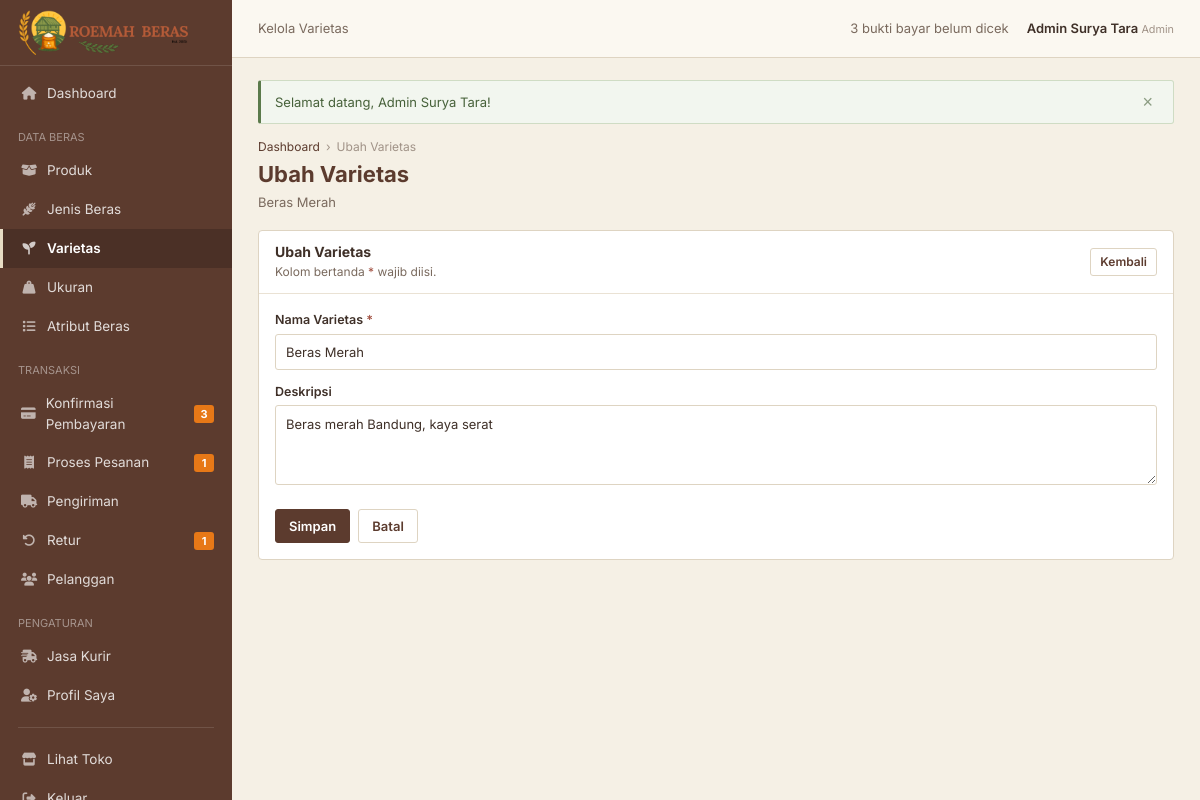
/admin/Varietas/edit.php?id=5 (signed in), run on the app's committed database.
### tables this page shows
CREATE TABLE `varietas` (
  `id_varietas`   INT(11) NOT NULL AUTO_INCREMENT,
  `nama_varietas` VARCHAR(100) NOT NULL,
  `deskripsi`     TEXT DEFAULT NULL,
  PRIMARY KEY (`id_varietas`)
);

### admin/Varietas/edit.php (called while the page is built, shortened)
<?php
require __DIR__ . '/../sidebar.php';
$idVarietas = (int)($_GET['id'] ?? 0);
$stmt = $pdo->prepare('SELECT * FROM varietas WHERE id_varietas = ?');
$stmt->execute([$idVarietas]);
$lama = $stmt->fetch();
$data   = $lama;
$data['deskripsi'] = (string)($data['deskripsi'] ?? '');
$judul = 'Ubah Varietas';
admin_header('Kelola Varietas', 'varietas');
page_header('Ubah Varietas', $lama['nama_varietas']);
require __DIR__ . '/form.php';
admin_footer();

### admin/Varietas/form.php (the view, shortened to what this page needs)
<div class="panel">
    <div class="panel-head">
        <div><h2><?= h($judul) ?></h2><p>Kolom bertanda <span style="color:var(--danger)">*</span> wajib diisi.</p></div>
        <a href="<?= url('admin/Varietas/index.php') ?>" class="btn-a outline sm">Kembali</a>
    </div>
    <div class="panel-body">
        <form method="POST">
            <div class="form-grid-a">
                <div class="full">
                    <label class="label-a">Nama Varietas <span class="req">*</span></label>
                    <input name="nama_varietas" class="input-a" value="<?= h($data['nama_varietas']) ?>" required>
                </div>
                <div class="full">
                    <label class="label-a">Deskripsi</label>
                    <textarea name="deskripsi" class="textarea-a"><?= h($data['deskripsi']) ?></textarea>
                </div>
            </div>
            <div style="display:flex;gap:8px;margin-top:18px">
                <button class="btn-a">Simpan</button>
                <a href="<?= url('admin/Varietas/index.php') ?>" class="btn-a outline">Batal</a>
            </div>
        </form>
    </div>
</div>

### admin/sidebar.php (shortened to what this page needs)
<?php
require_once __DIR__ . '/../config/koneksi.php';
function admin_counts(): array
{
    global $pdo;
    static $c = null;
    if ($c === null) {
        $c = [
            'bayar'  => (int)$pdo->query("SELECT COUNT(*) FROM pembayaran WHERE status_pembayaran = 'Sudah Upload Bukti'")->fetchColumn(),
            'proses' => (int)$pdo->query("SELECT COUNT(*) FROM pesanan WHERE status_pesanan = 'Diproses'")->fetchColumn(),
            'retur'  => (int)$pdo->query("SELECT COUNT(*) FROM retur WHERE status_retur IN ('Menunggu Verifikasi','Barang Retur Dikirim')")->fetchColumn(),
            'stok'   => (int)$pdo->query("SELECT COUNT(*) FROM produk WHERE stok <= 5")->fetchColumn(),
        ];
    }
    return $c;
}
function admin_header(string $title, string $active): void
{
    $c = admin_counts();
    $menu = [
        ['', 'Dashboard', 'admin/dashboard.php', 'fa-house', 'dashboard', 0],
        ['DATA BERAS'],
        ['', 'Produk', 'admin/Produk/index.php', 'fa-box-open', 'produk', $c['stok']],
        ['', 'Jenis Beras', 'admin/Jenis/index.php', 'fa-wheat-awn', 'jenis_beras', 0],
        ['', 'Varietas', 'admin/Varietas/index.php', 'fa-seedling', 'varietas', 0],
        ['', 'Ukuran', 'admin/ukuran/index.php', 'fa-weight-hanging', 'ukuran', 0],
        ['', 'Atribut Beras', 'admin/atribut.php', 'fa-list', 'atribut', 0],
        ['TRANSAKSI'],
        ['', 'Konfirmasi Pembayaran', 'admin/pembayaran.php', 'fa-credit-card', 'pembayaran', $c['bayar']],
        ['', 'Proses Pesanan', 'admin/pesanan.php', 'fa-receipt', 'pesanan', $c['proses']],
        ['', 'Pengiriman', 'admin/pengiriman.php', 'fa-truck', 'pengiriman', 0],
        ['', 'Retur', 'admin/retur.php', 'fa-rotate-left', 'retur', $c['retur']],
        ['', 'Pelanggan', 'admin/pelanggan.php', 'fa-users', 'pelanggan', 0],
        ['PENGATURAN'],
        ['', 'Jasa Kurir', 'admin/jasa_kurir/index.php', 'fa-truck-fast', 'jasa_kurir', 0],
        ['', 'Profil Saya', 'admin/profil.php', 'fa-user-gear', 'profil', 0],
    ];
    ?>
<!DOCTYPE html>
<html lang="id">
<head>
    <link rel="stylesheet" href="https://cdnjs.cloudflare.com/ajax/libs/font-awesome/6.5.0/css/all.min.css">
    <link rel="stylesheet" href="<?= asset('admin/CSS/sidebar.css') ?>">
<?php foreach ((array)($GLOBALS['pageCss'] ?? []) as $css): ?>
    <link rel="stylesheet" href="<?= asset($css) ?>">
<?php endforeach; ?>
</head>
<body class="admin-body">
<div class="admin-wrapper">
    <aside class="sidebar" id="sidebar">
        <div class="sidebar-brand">
            <img src="<?= asset('images/logo.png') ?>" alt="<?= h(TOKO_NAMA) ?>" class="sidebar-logo">
        </div>
        <nav class="sidebar-menu">
            <?php foreach ($menu as $m): ?>
                <?php if (count($m) === 1): ?>
                    <div class="sidebar-section-title"><?= h($m[0]) ?></div>
                <?php else: ?>
                    <a href="<?= url($m[2]) ?>" class="menu-item <?= $active === $m[4] ? 'active' : '' ?>">
                        <i class="fas <?= $m[3] ?>"></i><span><?= h($m[1]) ?></span>
                        <?php if ($m[5] > 0): ?><span class="menu-badge"><?= (int)$m[5] ?></span><?php endif; ?>
                    </a>
                <?php endif; ?>
            <?php endforeach; ?>
            <div class="sidebar-divider"></div>
            <a href="<?= url('index.php') ?>" class="menu-item" target="_blank"><i class="fas fa-store"></i><span>Lihat Toko</span></a>
            <a href="<?= url('admin/logout.php') ?>" class="menu-item logout-item" onclick="return confirm('Keluar dari panel?')"><i class="fas fa-right-from-bracket"></i><span>Keluar</span></a>
        </nav>
    </aside>
    <main class="main-content">
        <header class="topbar">
            <div class="topbar-left">
                <span class="topbar-title"><?= h($title) ?></span>
            </div>
            <div class="topbar-right">
                <?php if ($c['bayar'] > 0): ?>
                <a href="<?= url('admin/pembayaran.php?status=Sudah+Upload+Bukti') ?>" class="notification-button"><?= $c['bayar'] ?> bukti bayar belum dicek</a>
                <?php endif; ?>
                <a href="<?= url('admin/profil.php') ?>" class="admin-profile">
                    <span class="admin-name"><?= h($_SESSION['nama']) ?></span> <small style="color:var(--text-muted);font-weight:400">Admin</small>
                </a>
            </div>
        </header>
        <div class="content-container">
            <?= str_replace('class="flash-wrap"', 'class="flash-wrap admin-flash"', flash_render()) ?>
    <?php
}
function admin_footer(): void
{
    ?>
        </div>
    </main>
</div>
</body>
</html>
    <?php
}
function page_header(string $title, string $desc = '', string $right = ''): void
{
    echo '<div class="page-header"><div><div class="breadcrumb-a"><a href="' . url(home_for_role()) . '">' . 'Dashboard' . '</a><span>&rsaquo;</span><span>' . h($title) . '</span></div>'
        . '<h1>' . h($title) . '</h1>' . ($desc ? '<p>' . h($desc) . '</p>' : '') . '</div>' . $right . '</div>';
}

### admin/CSS/sidebar.css (style rules this page uses)
:root { --primary: #5c3b2e; --primary-dark: #43291f; --primary-soft: #8b6a58; --accent: #e77817; --accent-dark: #c85f0d; --nav: #d8ccb0; --text: #3f3028; --text-secondary: #7a6a5e; --text-muted: #a09287; --background: #f5f0e5; --cream: #fbf8f1; --cream-2: #f3ead7; --white: #ffffff; --beige: #e7dcc4; --border: #ded4c2; --border-light: #eae2d4; --success: #5b7a4b; --warning: #9a6b2f; --danger: #a14f40; --info: #4c6f7c; }
* { box-sizing: border-box; }
html, body { margin: 0; padding: 0; }
body { background: var(--background); color: var(--text); font-family: "Poppins", "Segoe UI", Arial, sans-serif; font-size: 14px; line-height: 1.55; min-height: 100vh; display: flex; flex-direction: column; }
a { color: inherit; text-decoration: none; }
img { max-width: 100%; }
h1, h2, h3 { line-height: 1.25; }
.flash-wrap { width: min(1160px, calc(100% - 40px)); margin: 16px auto 0; }
.admin-body { font-family: Inter, "Segoe UI", Roboto, Arial, sans-serif; background: var(--background); font-size: 13.5px; }
.admin-wrapper { min-height: 100vh; }
.sidebar { width: 232px; position: fixed; inset: 0 auto 0 0; z-index: 1000; background: var(--primary); overflow-y: auto; transition: transform .2s ease; }
.sidebar-brand { height: 66px; padding: 0 18px; display: flex; align-items: center; gap: 10px; border-bottom: 1px solid rgba(255,255,255,.12); }
.sidebar-logo { height: 46px; max-width: 100%; object-fit: contain; }
.sidebar-menu { padding: 8px 0 30px; }
.menu-item { display: flex; align-items: center; gap: 10px; padding: 9px 18px; color: rgba(255,255,255,.82); font-size: 13.5px; border-left: 3px solid transparent; }
.menu-item i { width: 16px; text-align: center; font-size: 13px; opacity: .75; }
.menu-item.active { background: rgba(0,0,0,.18); color: #fff; border-left-color: var(--beige); font-weight: 600; }
.menu-badge { margin-left: auto; min-width: 20px; padding: 0 6px; border-radius: 3px; background: var(--accent); color: #fff; font-size: 11px; font-weight: 700; text-align: center; line-height: 18px; }
.sidebar-section-title { color: rgba(255,255,255,.45); font-size: 11px; padding: 16px 18px 5px; }
.sidebar-divider { height: 1px; background: rgba(255,255,255,.12); margin: 12px 18px; }
.main-content { margin-left: 232px; min-height: 100vh; }
.topbar { height: 58px; background: var(--cream); border-bottom: 1px solid var(--border); display: flex; align-items: center; justify-content: space-between; padding: 0 26px; position: sticky; top: 0; z-index: 900; }
.topbar-left { display: flex; align-items: center; gap: 12px; }
.topbar-title { color: var(--text-secondary); font-size: 13px; }
.topbar-right { display: flex; align-items: center; gap: 18px; }
.notification-button { color: var(--text-secondary); font-size: 13px; }
.admin-profile { color: var(--text); font-weight: 600; font-size: 13px; }
.content-container { padding: 22px 26px 50px; }
.admin-flash { width: 100%; margin: 0 0 14px; }
.page-header { display: flex; align-items: flex-end; justify-content: space-between; gap: 16px; margin-bottom: 18px; flex-wrap: wrap; }
.page-header h1 { margin: 0; color: var(--primary); font-size: 22px; font-weight: 700; }
.page-header p { margin: 4px 0 0; color: var(--text-secondary); font-size: 13px; }
.breadcrumb-a { display: flex; gap: 6px; color: var(--text-muted); font-size: 12px; margin-bottom: 4px; }
.breadcrumb-a a { color: var(--primary); }
.panel { background: #fff; border: 1px solid var(--border); border-radius: 4px; }

### data on the page
varietas: nama_varietas "Beras Merah", deskripsi "Beras merah Bandung, kaya serat"

### other printed values
$m[1] "Dashboard"
$m[0] "DATA BERAS"
$m[1] "Produk"
$m[1] "Jenis Beras"
$m[1] "Varietas"
$m[1] "Ukuran"
$m[1] "Atribut Beras"
$m[0] "TRANSAKSI"
$m[1] "Konfirmasi Pembayaran"
$m[5] "3"
$m[1] "Proses Pesanan"
$m[5] "1"
$m[1] "Pengiriman"
$m[1] "Retur"
$m[1] "Pelanggan"
